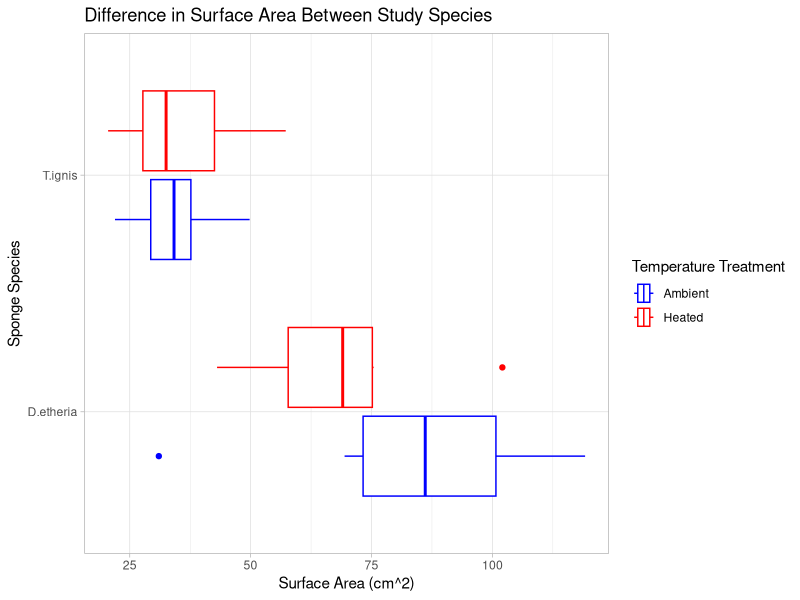
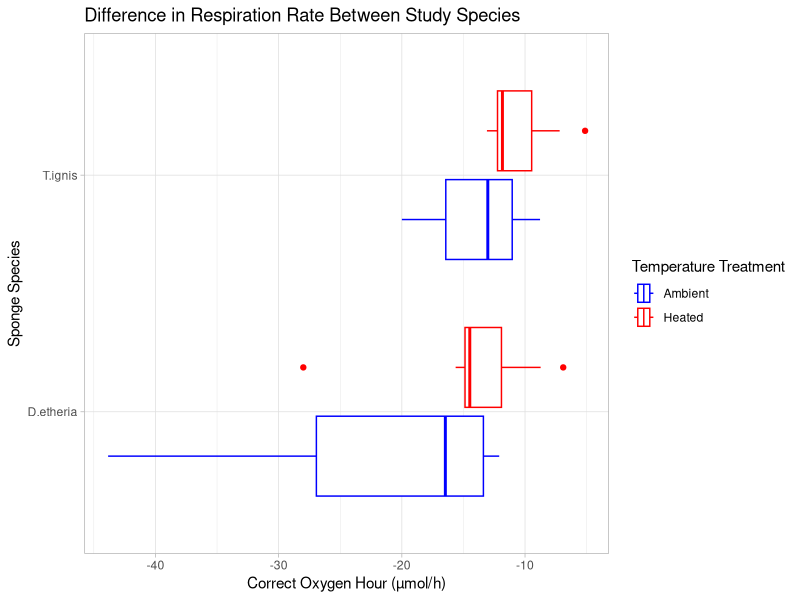

Generate these figures, in order, with R:
## ---- chunk 1
#| label: library-setup
#| include: false
# Installing packages essential for the project.

library(tidyverse)
library(dplyr)
library(readxl)
library(openxlsx)
## ---- chunk 2
#| label: read-data-excel

incubations <- read_excel("raw-data/MBORIncubations.xlsx", na = "N/A")
## ---- chunk 3
#| label: renaming-variables
# Renamed variables for easy input into code, selected variables needed for data visualization

modified_incubations <- incubations |>
  rename(surface_area = `Surface Area (cm²)`) |>
  rename(oxy_hour = `Correct Oxy Hour (µmol/h)`) |>
  rename(species = `Sample ID`) |>
  rename(temp_treatment = Treatment) |>
  select(species, temp_treatment, surface_area, oxy_hour)
## ---- chunk 4
#| label: removing-blanks
# Removing the "cycle blanks" from the data set, only needed as controls to ensure the environments were stable
# Also modifying the species variable with a separate function to make it easier to plot

clean_incubations <- modified_incubations |>
  slice(-c(10, 20, 28, 36)) |>
  mutate(species_name = gsub("[ 0-9]", "", species))
## ---- chunk 5
#| label: reading-in-clean-data
# Using write.xlsx to create a new sheet with my updated data set

write.xlsx(clean_incubations, file = "clean-data/clean_incubations.xlsx")
## ---- chunk 6
#| label: surface-area-figure

clean_incubations |> 
  ggplot(aes(y = species_name, 
             x = surface_area, 
             color = temp_treatment))+
  geom_boxplot() +
  labs(x = "Surface Area (cm^2)",
       y = "Sponge Species",
       color = "Temperature Treatment",
       title = "Difference in Surface Area Between Study Species") +
  theme_light() + 
  scale_color_manual(values = c("Ambient" = "Blue", "Heated" = "Red"))
## ---- chunk 7
#| label: second-figure

clean_incubations |> 
  ggplot(aes(y = species_name, 
             x = oxy_hour, 
             color = temp_treatment))+
  geom_boxplot() +
  labs(x = "Correct Oxygen Hour (µmol/h)",
       y = "Sponge Species",
       color = "Temperature Treatment",
       title = "Difference in Respiration Rate Between Study Species") +
  theme_light() + 
  scale_color_manual(values = c("Ambient" = "Blue", "Heated" = "Red"))
